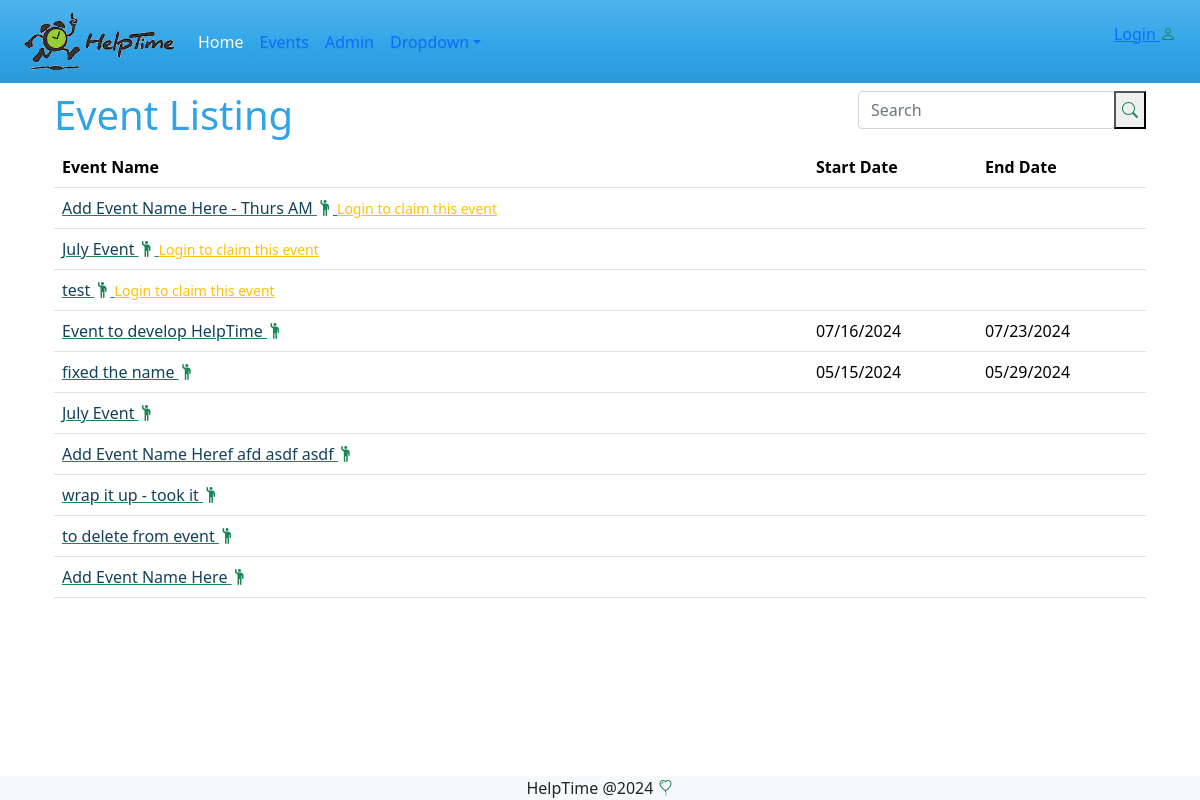
Screenshot of /events/ with the database file from the repository.
### events/models.py (models this page shows, shortened)
class Event(models.Model):
    reminder_days_choice = models.TextChoices('days', '1 2 3 4 5 6 7')
    name = models.CharField(max_length=200, verbose_name='Event Name' )
    description = models.TextField(max_length=200, verbose_name='Event Description', blank=True)
    organization = models.CharField(max_length=100, verbose_name='Organization Name', blank=True )
    primery_contact = models.CharField(max_length=100, verbose_name='Primary Contact', blank=True)
    alternate_contact = models.CharField(max_length=100, verbose_name='Alt Contact', blank=True)
    hide_names = models.BooleanField(default=False, verbose_name='Hide Volunteer Names', blank=True)
    reminder_days = models.CharField(max_length=5, choices=reminder_days_choice, verbose_name='Days to remind in advance', default=7)
    created_by = models.ForeignKey(User, on_delete=models.SET_NULL, null=True, blank=True)
    created_at = models.DateTimeField(auto_now_add=True, null=True, blank=True)
    updated_at = models.DateTimeField(auto_now=True, blank=True, null=True)

### events/views.py (the view)
# urls.py: path("", views.index, name="index"),
def index(request):
    form = EventSearchForm(request.GET or None)
    events = Event.objects.annotate(
        start_task_date=Min('tasks__task_date'),
        end_task_date=Max('tasks__task_date')
    )
    if form.is_valid():
        filter = form.cleaned_data.get('filter')
        events = events.filter(Q(name__icontains=filter) | Q(organization__icontains=filter))
    context = {
        'form' : form,
        'events' : events,
    }
    return render(request, 'events/index.html', context)

### events/forms.py
class EventSearchForm(forms.Form):
    filter = forms.CharField(required=False,
                             label="",
                             widget=forms.TextInput(attrs={'placeholder':'Search',
                                                           'class':'form-control'}))

### events/templates/events/index.html
{% extends 'master.html' %}
{% block content %}
    <div class="row">
        <div class="col-sm-6">
            <h1> Event Listing</h1>
        </div>
        <div class="col-sm-6">
            <div class="float-end">
                <form method="get">
                    <div class="input-group mb-2">
                        {{form}}
                        <button type="submit"> <i class="bi bi-search text-success"></i> </button>
                    </div>
                </form>
            </div>
        </div>
    </div>
<table class="table">
    <tr>
        <th>Event Name</th>
        <th>Start Date</th>
        <th>End Date</th>
    </tr>
    {% for event in events %}
    <tr>
        <td><a href="{% url 'events:volunteer' event.id %}" class="text-success"><span class="text-primary-emphasis">{{ event.name  }} </span><i class="bi bi-person-raised-hand text-success"></i>
            {% if event.created_by is None %}
              {% if user.is_authenticated %}
                <a href="{% url 'events:eventupdate' event.id %}" class="text-success"><i class="bi bi-pencil"></i></a>
                <a href="{% url 'events:eventdelete' event.id %}" class="text-danger"><i class="bi bi-trash "></i></a>
              {% else %}
                <a class="text-warning small" href="{% url 'login' %}?next={{ request.path }}">Login to claim this event</a>
              {% endif %}
            {% endif %}
        </td>
        <td>{{ event.start_task_date | date:"m/d/Y" }} </td>
        <td>{{ event.end_task_date | date:"m/d/Y"}} </td>
    </tr>
    {% endfor %}
</table>
{% endblock %}

### rows the page displays
Event: name "Add Event Name Here - Thurs AM"
Event: name "July Event"
Event: name "test"
Event: name "Event to develop HelpTime", start_task_date "07/16/2024", end_task_date "07/23/2024"
Event: name "fixed the name", start_task_date "05/15/2024", end_task_date "05/29/2024"
Event: name "July Event"
Event: name "Add Event Name Heref afd asdf asdf"
Event: name "wrap it up - took it"
Event: name "to delete from event"
Event: name "Add Event Name Here"
